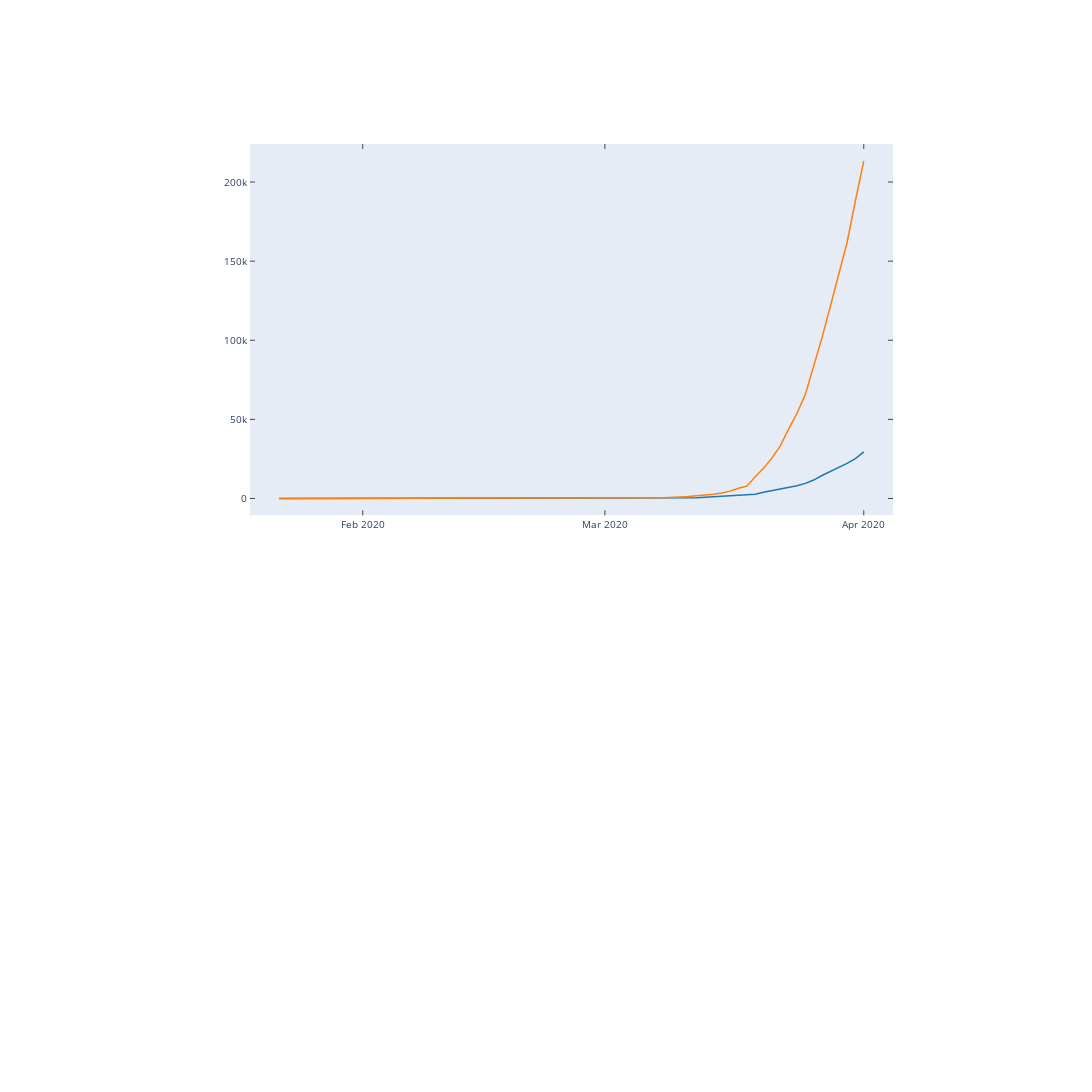

Source (notebook cell):
### Code cell
%matplotlib qt
fig, axs = plt.subplots(2,1, figsize = (10,6))
axs[0].plot(psdf)
# fig
# ax.plot(psdf.US)
plotly_fig = tls.mpl_to_plotly(fig) ## convert 
iplot(plotly_fig)
